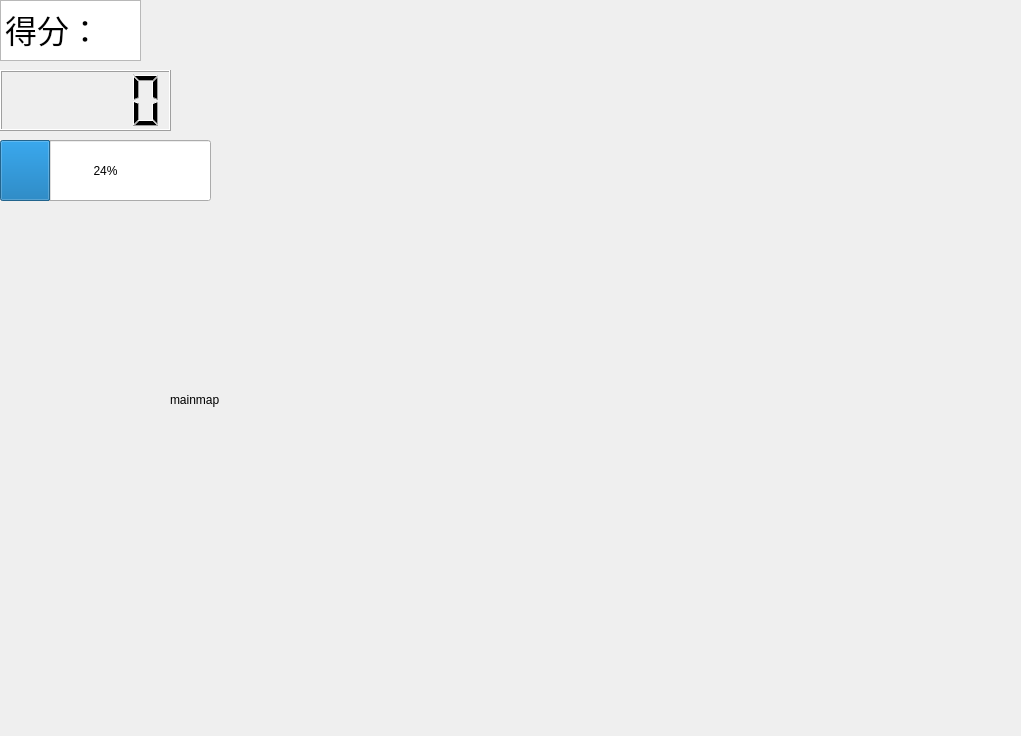
<?xml version="1.0" encoding="UTF-8"?>
<ui version="4.0">
 <class>MainWindow</class>
 <widget class="QMainWindow" name="MainWindow">
  <property name="enabled">
   <bool>true</bool>
  </property>
  <property name="geometry">
   <rect>
    <x>0</x>
    <y>0</y>
    <width>1021</width>
    <height>736</height>
   </rect>
  </property>
  <property name="windowTitle">
   <string>MainWindow</string>
  </property>
  <widget class="QWidget" name="centralWidget">
   <widget class="QLabel" name="label">
    <property name="geometry">
     <rect>
      <x>170</x>
      <y>0</y>
      <width>3000</width>
      <height>800</height>
     </rect>
    </property>
    <property name="text">
     <string>mainmap</string>
    </property>
   </widget>
   <widget class="QProgressBar" name="Life">
    <property name="geometry">
     <rect>
      <x>0</x>
      <y>140</y>
      <width>211</width>
      <height>61</height>
     </rect>
    </property>
    <property name="value">
     <number>24</number>
    </property>
   </widget>
   <widget class="QLCDNumber" name="lcdNumber">
    <property name="geometry">
     <rect>
      <x>0</x>
      <y>70</y>
      <width>171</width>
      <height>61</height>
     </rect>
    </property>
   </widget>
   <widget class="QTextEdit" name="textEdit">
    <property name="enabled">
     <bool>true</bool>
    </property>
    <property name="geometry">
     <rect>
      <x>0</x>
      <y>0</y>
      <width>141</width>
      <height>61</height>
     </rect>
    </property>
    <property name="html">
     <string>&lt;!DOCTYPE HTML PUBLIC &quot;-//W3C//DTD HTML 4.0//EN&quot; &quot;http://www.w3.org/TR/REC-html40/strict.dtd&quot;&gt;
&lt;html&gt;&lt;head&gt;&lt;meta name=&quot;qrichtext&quot; content=&quot;1&quot; /&gt;&lt;style type=&quot;text/css&quot;&gt;
p, li { white-space: pre-wrap; }
&lt;/style&gt;&lt;/head&gt;&lt;body style=&quot; font-family:'SimSun'; font-size:9pt; font-weight:400; font-style:normal;&quot;&gt;
&lt;p style=&quot; margin-top:0px; margin-bottom:0px; margin-left:0px; margin-right:0px; -qt-block-indent:0; text-indent:0px;&quot;&gt;&lt;span style=&quot; font-size:24pt;&quot;&gt;得分：&lt;/span&gt;&lt;/p&gt;&lt;/body&gt;&lt;/html&gt;</string>
    </property>
   </widget>
  </widget>
 </widget>
 <layoutdefault spacing="6" margin="11"/>
 <resources/>
 <connections/>
</ui>
